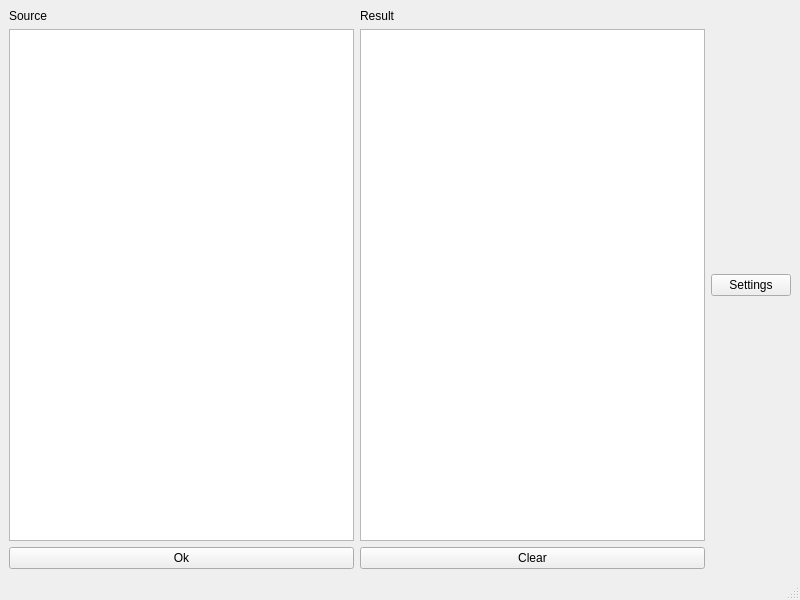
<?xml version="1.0" encoding="UTF-8"?>
<ui version="4.0">
 <class>MainWindow</class>
 <widget class="QMainWindow" name="MainWindow">
  <property name="geometry">
   <rect>
    <x>0</x>
    <y>0</y>
    <width>800</width>
    <height>600</height>
   </rect>
  </property>
  <property name="windowTitle">
   <string>ROT-13 decoder</string>
  </property>
  <widget class="QWidget" name="centralwidget">
   <layout class="QGridLayout" name="gridLayout">
    <item row="1" column="0">
     <widget class="QPlainTextEdit" name="pte_src"/>
    </item>
    <item row="0" column="0">
     <widget class="QLabel" name="label">
      <property name="text">
       <string>Source</string>
      </property>
      <property name="buddy">
       <cstring>pte_src</cstring>
      </property>
     </widget>
    </item>
    <item row="1" column="1">
     <widget class="QPlainTextEdit" name="pte_result"/>
    </item>
    <item row="3" column="0">
     <widget class="QPushButton" name="btn_ok">
      <property name="text">
       <string>Ok</string>
      </property>
     </widget>
    </item>
    <item row="3" column="1">
     <widget class="QPushButton" name="btn_clear">
      <property name="text">
       <string>Clear</string>
      </property>
     </widget>
    </item>
    <item row="0" column="1">
     <widget class="QLabel" name="label_2">
      <property name="text">
       <string>Result</string>
      </property>
      <property name="buddy">
       <cstring>pte_result</cstring>
      </property>
     </widget>
    </item>
    <item row="1" column="2">
     <widget class="QPushButton" name="btn_settings">
      <property name="text">
       <string>Settings</string>
      </property>
     </widget>
    </item>
   </layout>
  </widget>
  <widget class="QMenuBar" name="menubar">
   <property name="geometry">
    <rect>
     <x>0</x>
     <y>0</y>
     <width>800</width>
     <height>22</height>
    </rect>
   </property>
  </widget>
  <widget class="QStatusBar" name="statusbar"/>
 </widget>
 <resources/>
 <connections>
  <connection>
   <sender>btn_clear</sender>
   <signal>clicked()</signal>
   <receiver>pte_result</receiver>
   <slot>clear()</slot>
   <hints>
    <hint type="sourcelabel">
     <x>502</x>
     <y>563</y>
    </hint>
    <hint type="destinationlabel">
     <x>504</x>
     <y>525</y>
    </hint>
   </hints>
  </connection>
  <connection>
   <sender>btn_clear</sender>
   <signal>clicked()</signal>
   <receiver>pte_src</receiver>
   <slot>clear()</slot>
   <hints>
    <hint type="sourcelabel">
     <x>543</x>
     <y>557</y>
    </hint>
    <hint type="destinationlabel">
     <x>370</x>
     <y>501</y>
    </hint>
   </hints>
  </connection>
 </connections>
</ui>
